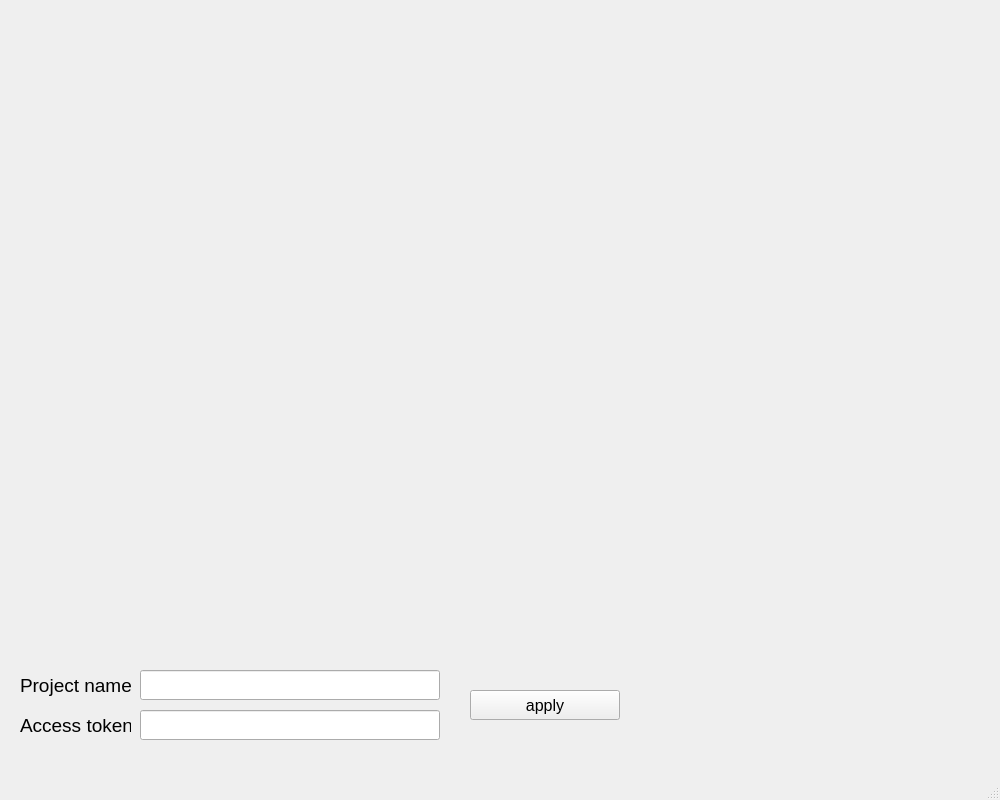
<?xml version="1.0" encoding="UTF-8"?>
<ui version="4.0">
 <class>FigmaDisplayer</class>
 <widget class="QMainWindow" name="FigmaDisplayer">
  <property name="geometry">
   <rect>
    <x>0</x>
    <y>0</y>
    <width>1000</width>
    <height>800</height>
   </rect>
  </property>
  <property name="windowTitle">
   <string>FigmaDisplayer</string>
  </property>
  <widget class="QWidget" name="centralwidget">
   <widget class="QLineEdit" name="line_project_name">
    <property name="geometry">
     <rect>
      <x>140</x>
      <y>670</y>
      <width>300</width>
      <height>30</height>
     </rect>
    </property>
    <property name="toolTipDuration">
     <number>-7</number>
    </property>
   </widget>
   <widget class="QLineEdit" name="line_access_token">
    <property name="geometry">
     <rect>
      <x>140</x>
      <y>710</y>
      <width>300</width>
      <height>30</height>
     </rect>
    </property>
   </widget>
   <widget class="QLabel" name="label_project_name">
    <property name="geometry">
     <rect>
      <x>20</x>
      <y>670</y>
      <width>111</width>
      <height>31</height>
     </rect>
    </property>
    <property name="font">
     <font>
      <pointsize>14</pointsize>
     </font>
    </property>
    <property name="text">
     <string>Project name</string>
    </property>
   </widget>
   <widget class="QLabel" name="label_access_token">
    <property name="geometry">
     <rect>
      <x>20</x>
      <y>710</y>
      <width>111</width>
      <height>31</height>
     </rect>
    </property>
    <property name="font">
     <font>
      <pointsize>14</pointsize>
     </font>
    </property>
    <property name="text">
     <string>Access token</string>
    </property>
   </widget>
   <widget class="QPushButton" name="btn_apply">
    <property name="geometry">
     <rect>
      <x>470</x>
      <y>690</y>
      <width>150</width>
      <height>30</height>
     </rect>
    </property>
    <property name="font">
     <font>
      <pointsize>12</pointsize>
     </font>
    </property>
    <property name="text">
     <string>apply</string>
    </property>
   </widget>
   <widget class="QLabel" name="canvas">
    <property name="geometry">
     <rect>
      <x>10</x>
      <y>10</y>
      <width>980</width>
      <height>650</height>
     </rect>
    </property>
    <property name="text">
     <string/>
    </property>
   </widget>
  </widget>
  <widget class="QStatusBar" name="statusbar"/>
 </widget>
 <resources/>
 <connections/>
</ui>
